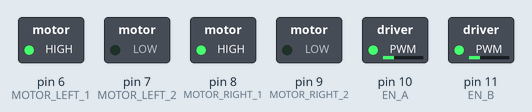
Recording of a sketch running on a simulated Arduino Uno, built with avr-gcc and run on an emulated ATmega328P. Shown: switched loads named in the sketch (green lamp = pin HIGH).

Above: at 0.1 s.
At 4.7 s:
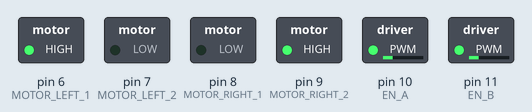
At 10.7 s:
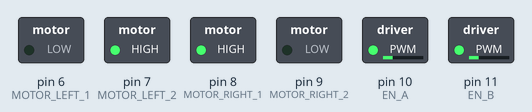
At 11.6 s:
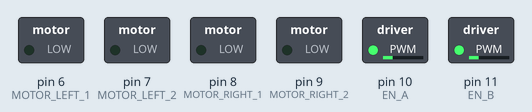
Timing chart, 0 to 13.1 s (numbered marks = the images above):
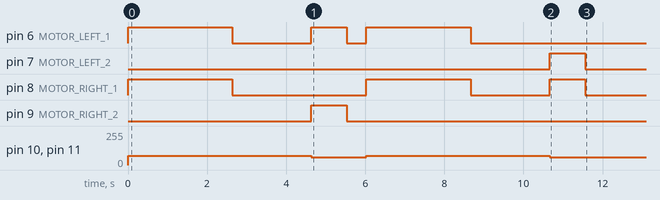

The sketch:

TimeBasedGridLocalizationRobot.ino
```cpp
/*
* TimeBasedGridLocalizationRobot.ino
* An autonomous robot that navigates to a destination on a 5x5 grid using time-based movement control.
*/

// Grid Configuration
#define ROWS 5
#define COLS 5

int GRID[ROWS][COLS] = {
  { 0, 0, 0, 0, 0 },
  { 0, 0, 0, 0, 0 },
  { 0, 0, 0, 0, 0 },
  { 0, 0, 0, 1, 0 },  // Destination marked as 1
  { 0, 0, 0, 0, 0 },
};

//Motor Driver Pins (PWM for motor speed control)
const int EN_A = 10;  // Right motor enable pin (Grey)
const int EN_B = 11;  // Left motor enable pin (Orange)

// Motors from each side are connected to the same output pins of Motor Driver
// Motor control pins
const int MOTOR_RIGHT_1 = 8;  // INPUT 1 - Blue
const int MOTOR_RIGHT_2 = 9;  // INPUT 2 - Purple
const int MOTOR_LEFT_1 = 6;   // INPUT 3 - Green
const int MOTOR_LEFT_2 = 7;   // INPUT 4 - Yellow

const int CELL_TRAVERSE_TIME = 880;  // Time to traverse one grid cell (ms)

// Time constants (in ms) for x-degree turn
enum RotationTime {
  TURN_TIME_180 = 1250,  // Time for 180-degree turn
  TURN_TIME_90 = 890,    // Time for 90-degree turn
};

// Robot position and destination tracking
int originX = 0;
int originY = 0;
int destX = 0;
int destY = 0;
int curX = 0;
int curY = 0;

int destination = 0;  // Flag to indicate destination is reached

void setup() {
  // Set motor driver front pins as OUTPUT pins
  pinMode(EN_A, OUTPUT);
  pinMode(EN_B, OUTPUT);
  pinMode(MOTOR_RIGHT_1, OUTPUT);
  pinMode(MOTOR_RIGHT_2, OUTPUT);
  pinMode(MOTOR_LEFT_1, OUTPUT);
  pinMode(MOTOR_LEFT_2, OUTPUT);

  // Find destination coordinates from the grid
  get_destination_coordinates();
}

void loop() {
  if (destination == 0) {
    gotoDestination(destX, destY);
    destination = 1;  // Mark destination reached
  } else {
    stop(2000);  // Stop once destination is reached
  }
}

// Get destination coordinates from the grid
void get_destination_coordinates() {
  for (int i = 0; i < ROWS; i++) {
    for (int j = 0; j < ROWS; j++) {
      if (GRID[i][j] == 1) {  // Find destination cell marked with 1
        destX = i;
        destY = j;
        return;
      }
    }
  }
}

// Set speed for motors
void setSpeed(unsigned int speed) {
  analogWrite(EN_A, speed);
  analogWrite(EN_B, speed);
}

// Move forward all 4 motors for a given time and speed
void forward(unsigned int time, unsigned int speed) {
  setSpeed(speed);
  digitalWrite(MOTOR_RIGHT_1, HIGH);
  digitalWrite(MOTOR_RIGHT_2, LOW);
  digitalWrite(MOTOR_LEFT_1, HIGH);
  digitalWrite(MOTOR_LEFT_2, LOW);
  delay(time);
}

// Move backward all 4 motors for a given time and speed
void reverse(unsigned int time, unsigned int speed) {
  setSpeed(speed);
  digitalWrite(MOTOR_RIGHT_1, LOW);
  digitalWrite(MOTOR_RIGHT_2, HIGH);
  digitalWrite(MOTOR_LEFT_1, LOW);
  digitalWrite(MOTOR_LEFT_2, HIGH);
  delay(time);
}

// Stop all motors
void stop(unsigned int time) {
  digitalWrite(MOTOR_RIGHT_1, LOW);
  digitalWrite(MOTOR_RIGHT_2, LOW);
  digitalWrite(MOTOR_LEFT_1, LOW);
  digitalWrite(MOTOR_LEFT_2, LOW);
  delay(time);
}

// Turn robot left
void turnLeft(unsigned int time, unsigned int speed) {
  setSpeed(speed);
  digitalWrite(MOTOR_RIGHT_1, HIGH);
  digitalWrite(MOTOR_RIGHT_2, LOW);
  digitalWrite(MOTOR_LEFT_1, LOW);
  digitalWrite(MOTOR_LEFT_2, HIGH);
  delay(time);
}

// Turn robot right
void turnRight(unsigned int time, unsigned int speed) {
  setSpeed(speed);
  digitalWrite(MOTOR_RIGHT_1, LOW);
  digitalWrite(MOTOR_RIGHT_2, HIGH);
  digitalWrite(MOTOR_LEFT_1, HIGH);
  digitalWrite(MOTOR_LEFT_2, LOW);
  delay(time);
}

// Navigate to destination coordinates
void gotoDestination(int destX, int destY) {
  int deltaX = destX - curX;
  int deltaY = destY - curY;

  // Move along Y-axis (forward or backward)
  if (deltaY > 0) {
    forward(deltaY * CELL_TRAVERSE_TIME, 70);
    curY += deltaY;
  } else if (deltaY < 0) {
    reverse(deltaY * CELL_TRAVERSE_TIME, 70);
    curY -= deltaY;
  }

  stop(2000);

  // Adjust orientation and move along X-axis
  if (deltaX > 0) {
    turnRight(TURN_TIME_90, 60);
  } else if (deltaX < 0) {
    turnLeft(TURN_TIME_90, 60);
  }

  stop(500);

  forward(abs(deltaX) * CELL_TRAVERSE_TIME, 70);
  curX += deltaX;

  stop(2000);

  if (deltaX > 0) {
    turnLeft(TURN_TIME_90, 60);
  } else if (deltaX < 0) {
    turnRight(TURN_TIME_90, 60);
  }

  stop(2000);
}
```

Measured:
- by itself, pin 6 (MOTOR_LEFT_1): goes HIGH 2.6 s, LOW 2.0 s, HIGH 0.89 s, LOW 0.50 s, HIGH 2.6 s, then LOW
- by itself, pin 7 (MOTOR_LEFT_2): LOW → HIGH at 10.7 s, → LOW 0.89 s later
- by itself, pin 8 (MOTOR_RIGHT_1): goes HIGH 2.6 s, LOW 3.4 s, HIGH 2.6 s, LOW 2.0 s, HIGH 0.89 s, then LOW
- by itself, pin 9 (MOTOR_RIGHT_2): LOW → HIGH at 4.6 s, → LOW 0.89 s later
- by itself, pin 10 (EN_A), pin 11 (EN_B): alternates 70/255 for 4.6 s and 60/255 for 1.4 s, 4 changes in all, then stays 60/255
